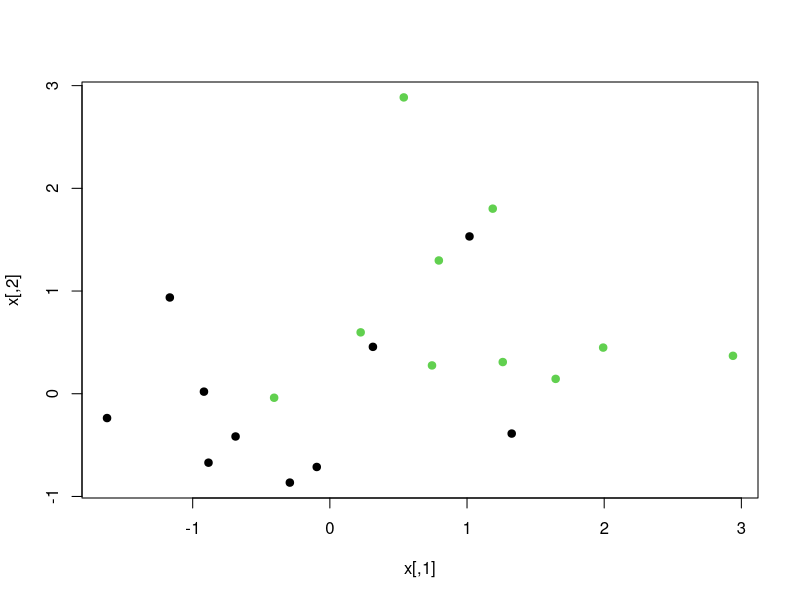
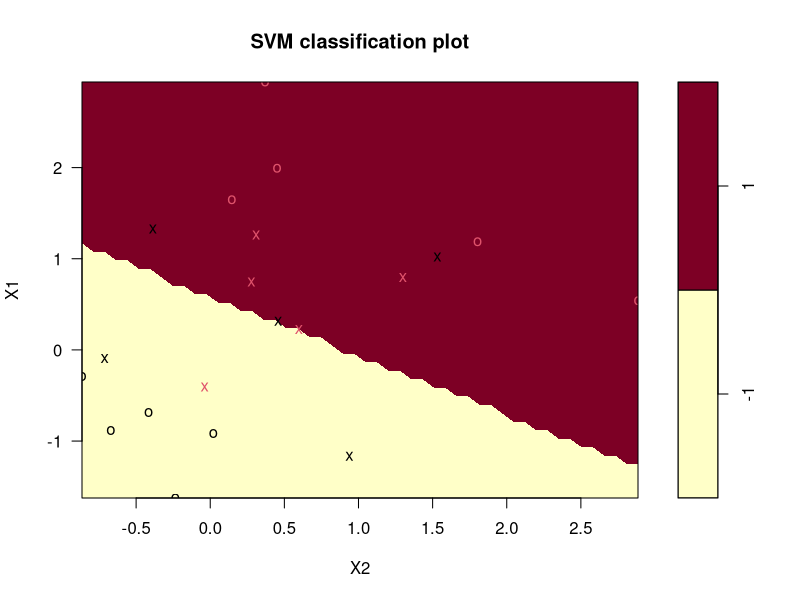
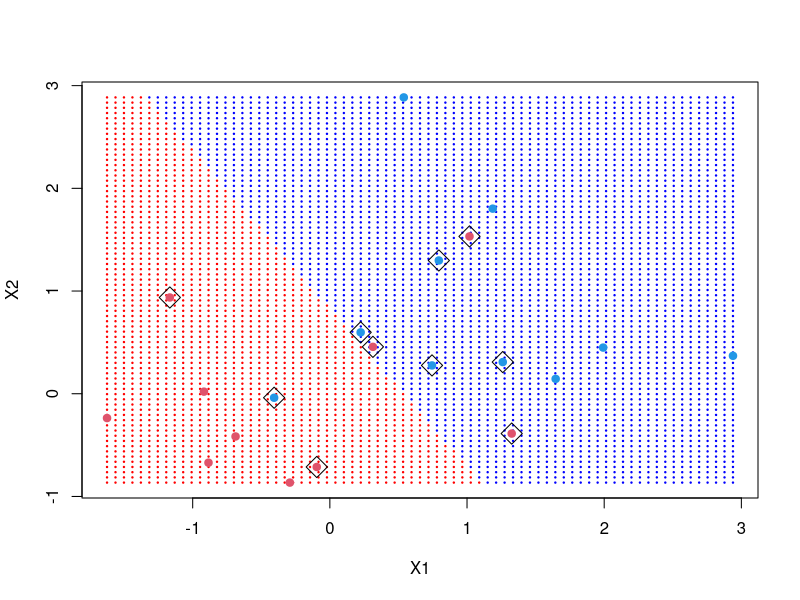
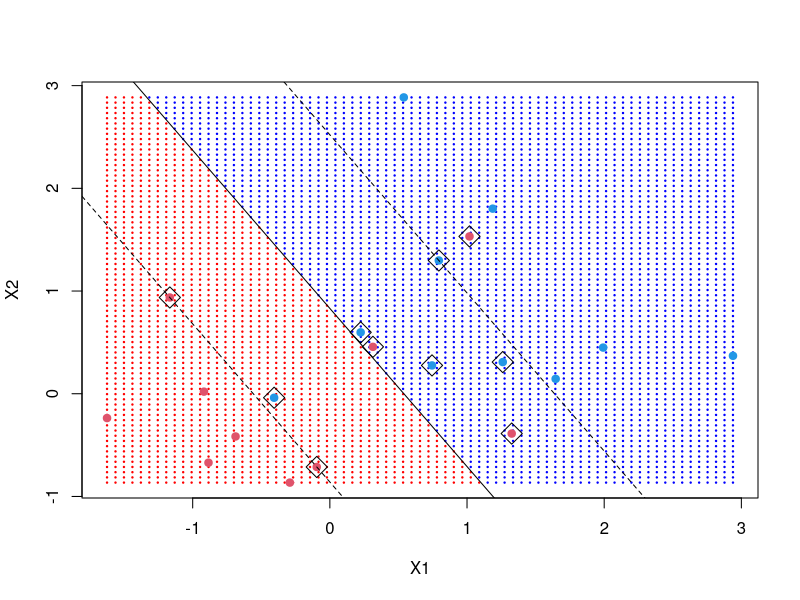

Here is the R script that generated these plots, in order:
## ---- chunk 1
set.seed(10023)
#generating data
#a matrix with 20 rows and 2 columns
x=matrix(rnorm(40),20,2)
x
y=rep(c(-1,1),c(10,10))
x[y==1,]=x[y==1,]+1 #2 classes are [-1,1]

#plotting the points
plot(x,col=y+2,pch=19)

## ---- chunk 2
require(e1071)
#converting to a data frame
data<-data.frame(x,y=as.factor(y))
head(data)

svm<-svm(y ~ .,data=data,kernel="linear",cost=10,scale = F)
#here cost 'c' is a tuning parameter .The larger it is more stable the margin becomes, it is like a Regularization parameter 
svm
svm$index #gives us the index of the Support Vectors
#so we have 10 support vectors
svm$fitted #to find the fitted values

#Confusion Matrix of Fitted values and Actual Response values
table(Predicted=svm$fitted,Actual=y)

#accuracy on Training Set
mean(svm$fitted==y)*100 #has 80 % accuracy on Training Set

#plotting
plot(svm,data)
## ---- chunk 3
#First Making Grids using a function
make.grid<-function(x,n=75) {
  grange=apply(x,2,range)
  x1=seq(from=grange[1,1],to=grange[2,1],length=n)
  x2=seq(from=grange[1,2],to=grange[2,2],length=n)
  expand.grid(X1=x1,X2=x2) #it makes a Lattice for us
}
xgrid=make.grid(x) #is a 75x75 matrix

#now predicting on this new Test Set
ygrid=predict(svm,xgrid)

#plotting the Linear Separator
plot(xgrid,col=c("red","blue")[as.numeric(ygrid)],pch=19,cex=.2)
#creates 2 regions
points(x,col=y+3,pch=19) #adding the points on Plot
points(x[svm$index,],pch=5,cex=2) #Highlighting the Support Vectors
## ---- chunk 4
beta = drop(t(svm$coefs)%*%x[svm$index,])
beta


## ---- chunk 5
beta0=svm$rho
beta0 #the intercept value
#again Plotting
plot(xgrid,col=c("red","blue")[as.numeric(ygrid)],pch=19,cex=.2)
#creates 2 regions
points(x,col=y+3,pch=19) #adding the points on Plot
points(x[svm$index,],pch=5,cex=2)
abline(beta0/beta[2],-beta[1]/beta[2],lty=1)#is the Decision boundary or Plane
#below are for adding the soft margins
abline((beta0-1)/beta[2],-beta[1]/beta[2],lty=2)
abline((beta0+1)/beta[2],-beta[1]/beta[2],lty=2)
